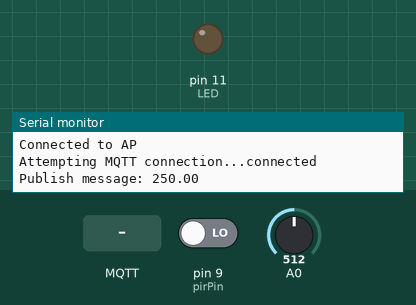
Bench run of a sketch on a simulated Arduino Uno, built with avr-gcc and run on an emulated ATmega328P. On the bench: output pins drawn as LEDs (lit = HIGH), the last lines printed to the serial monitor. Inputs (shaded band) come from the test bench; at power-on: pin 9 (pirPin) LOW, A0 = 512. WiFi joins after 1.5 s; servers stay silent unless stated; random numbers use the default seed unless the sketch sets one; no MQTT or app messages arrive unless stated.

Above: at 3.2 s.
3.3 s: pin 9 (pirPin) driven HIGH
At 4.3 s:
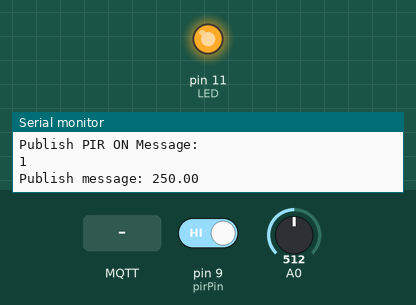
4.8 s: MQTT message "1" arrives on the first subscribed topic
At 5.4 s:
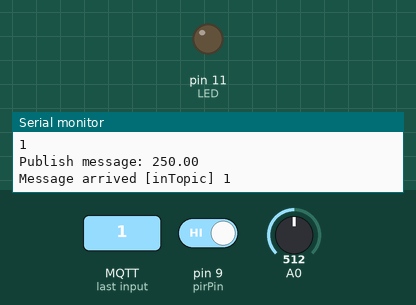
6.3 s: MQTT message "0" arrives on the first subscribed topic
At 6.6 s:
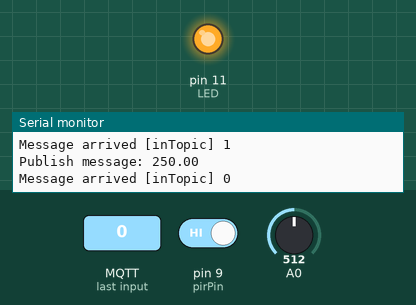
9.3 s: pin 9 (pirPin) driven LOW
At 10.5 s:
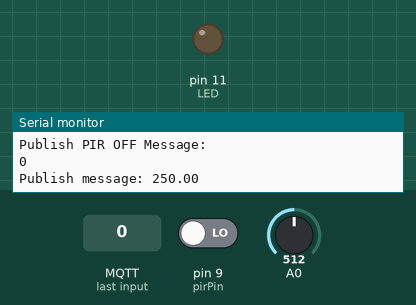
11.3 s: MQTT message "2" arrives on the first subscribed topic
At 11.6 s:
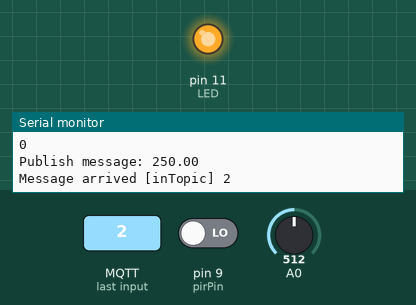
Timing chart, 0 to 13.8 s (numbered marks = the images above; inputs shaded):
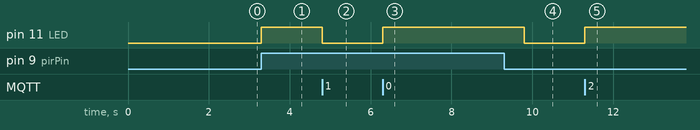

Measured:
- after the input at 3.3 s, pin 11 (LED): LOW → HIGH at once
- after the input at 4.8 s, pin 11 (LED): HIGH → LOW at once
- after the input at 6.3 s, pin 11 (LED): LOW → HIGH at once
- after the input at 9.3 s, pin 11 (LED): HIGH → LOW after 0.50 s
- after the input at 11.3 s, pin 11 (LED): LOW → HIGH at once

The sketch:

MqttTest.ino
```cpp
#include <PubSubClient.h>
#include <WiFiEsp.h>
#include <WiFiEspClient.h>
#include "SoftwareSerial.h"
#define DEBUG true
#define LED 11
float temp;

#define WIFI_AP "*******" //Wifi Name
#define WIFI_PASSWORD "*******" //Wifi Password
const char* mqtt_server = "*******"; //Server Ip address, MQTT Server. Usually in Raspberry Pi I have made a server
const char* mqttUser = "*******";      // if you don't have MQTT Username, no need input
const char* mqttPassword = "*******";  // if you don't have MQTT Password, no need input


SoftwareSerial soft(2, 3); // RX, TX
int status = WL_IDLE_STATUS;

WiFiEspClient espClient;
PubSubClient client(espClient);

long lastMsg = 0;
char msg[50];
int value = 0;


long anotherMsg =0;
char anothermsg[50];
int PIRon=1;
int wifiReset=0;

long offTimeMsg=0;
char offmsg[50];
int PIRoff=0;

//PIR SENSOR
#define pirPin 9
int calibrationTime = 30;
long unsigned int lowIn;
long unsigned int pause = 500;
boolean lockLow = true;
boolean takeLowTime;
int PIRValue = 0;

void callback(char* topic, byte* payload, unsigned int length) {
  Serial.print("Message arrived [");
  Serial.print(topic);
  Serial.print("] ");
  for (int i = 0; i < length; i++) {
    Serial.print((char)payload[i]);
  }
  Serial.println();

  // Switch on the LED if an 1 was received as first character
  if ((char)payload[0] == '1') {
    digitalWrite(LED, LOW);   // Turn the LED on (Note that LOW is the voltage level
    // but actually the LED is on; this is because
    // it is active low on the ESP-01)
  } else {
    digitalWrite(LED, HIGH);  // Turn the LED off by making the voltage HIGH
  }

}

void(*resetFunc)(void)=0;

void ResetWifi()
{
  esp8266Serial("AT+RST\r\n", 5000, DEBUG); // Reset the ESP8266
  delay(10000);
  wifiReset=0;
   resetFunc();
}


void reconnect() {
  // Loop until we're reconnected
  while (!client.connected()) {
    Serial.print("Attempting MQTT connection...");
    // Create a random client ID
    String clientId = "ESP8266Client-";
    clientId += String(random(0xffff), HEX);
    // Attempt to connect
    if (client.connect(clientId.c_str(),mqttUser,mqttPassword)) {
      Serial.println("connected");
      // Once connected, publish an announcement...
      client.publish("outTopic", "hello world");
      // ... and resubscribe
      client.subscribe("inTopic");
      wifiReset=0;
    } else {
      Serial.print("failed, rc=");
      Serial.print(client.state());
      Serial.println(" try again in 5 seconds");
      // Wait 5 seconds before retrying
      delay(5000);
      wifiReset++;
      if(wifiReset == 10)
      {
        ResetWifi();
      }
    }
  }
}

void setup()
{
  pinMode(LED, OUTPUT);
   digitalWrite(LED, LOW);
   Serial.begin(9600);
    FirstWiFi();
    client.setServer(mqtt_server, 1883);
}

void loop()
{
   if (!client.connected()) {
    reconnect();
  }
  client.loop();

  PIRSensor();
  temp=analogRead(A0);
  temp = temp * 0.48828125;
  String check =(String)temp;
  long now = millis();
  if (now - lastMsg > 2000) {
    lastMsg = now;
    snprintf (msg, 50, "%s", check.c_str());
    Serial.print("Publish message: ");
    Serial.println(msg);
    client.publish("outTopic", msg);
    client.setCallback(callback);
  }


}
void FirstWiFi()
{
  // initialize serial for ESP module
  soft.begin(9600);
  // initialize ESP module
  WiFi.init(&soft);
  Serial.println("Connecting to AP ...");
  // attempt to connect to WiFi network
  while ( status != WL_CONNECTED) {
    Serial.print("Attempting to connect to WPA SSID: ");
    Serial.println(WIFI_AP);
    // Connect to WPA/WPA2 network
    status = WiFi.begin(WIFI_AP, WIFI_PASSWORD);
    Serial.println(WiFi.localIP());
    delay(500);
  }
  Serial.println("Connected to AP");
}
void PIRSensor() {
   if(digitalRead(pirPin) == HIGH) {
      if(lockLow) {
         PIRValue = 1;
         lockLow = false;
         Serial.println("Motion detected.");
        digitalWrite(LED,HIGH);
        long anow = millis();
        String stringPIRon =(String)PIRon;
        if(anow - anotherMsg > 2000)
        {
          anotherMsg =anow;
          snprintf(anothermsg,"%s",stringPIRon.c_str());
          Serial.println("Publish PIR ON Message:");
          Serial.println(anothermsg);
          client.publish("PirTopic",anothermsg);
        }
      }
      takeLowTime = true;
   }
   if(digitalRead(pirPin) == LOW) {
      if(takeLowTime){
         lowIn = millis();takeLowTime = false;
      }
      if(!lockLow && millis() - lowIn > pause) {
         PIRValue = 0;
         lockLow = true;
         Serial.println("Motion ended.");
         digitalWrite(LED,LOW);
         long aanow = millis();
         String stringPIRoff = (String)PIRoff;
         if(aanow - offTimeMsg > 2000)
         {
            offTimeMsg = aanow;
            snprintf(offmsg,"%s",stringPIRoff.c_str());
            Serial.println("Publish PIR OFF Message:");
            Serial.println(offmsg);
            client.publish("PirTopic",offmsg);
         }
      }
   }
}

String esp8266Serial(String command, const int timeout, boolean debug)
  {
    String response = "";
    soft.print(command);
    long int time = millis();
    while ( (time + timeout) > millis())
      {
        while (soft.available())
          {
            char c = soft.read();
            response += c;
          }
      }
    if (debug)
      {
        Serial.print(response);
      }
    return response;
}
```
